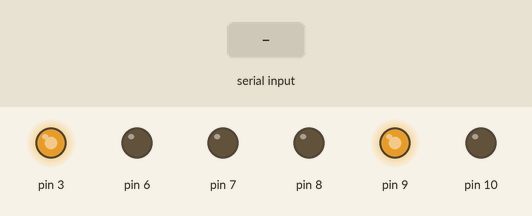
The sketch below on a simulated Arduino Uno, built with avr-gcc and run on an emulated ATmega328P. Parts: output pins drawn as LEDs (lit = HIGH). Inputs (shaded band) come from the test bench. What the sketch prints to the serial monitor is not drawn.

Above: at 1.2 s.
1.3 s: "O" received over the second serial link
At 1.7 s:
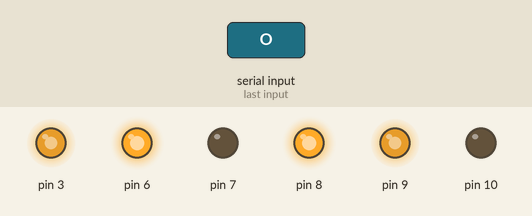
2.8 s: "F" received over the second serial link
At 4.0 s:
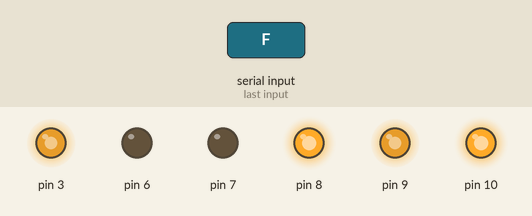
4.3 s: "B" received over the second serial link
At 5.2 s:
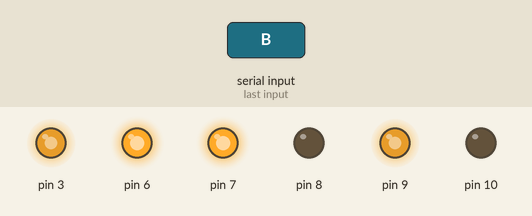
5.8 s: "L" received over the second serial link
At 6.3 s:
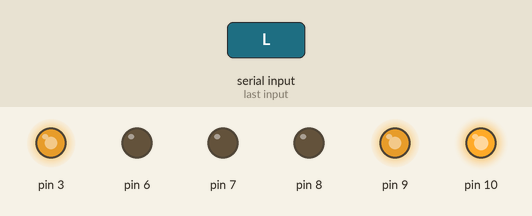
7.3 s: "R" received over the second serial link
At 8.7 s:
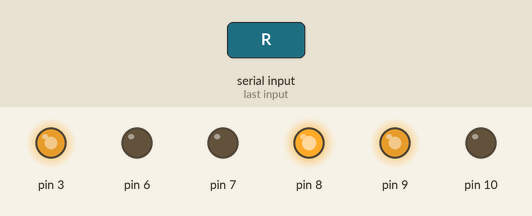
Timing chart, 0 to 9.8 s (numbered marks = the images above; inputs shaded):
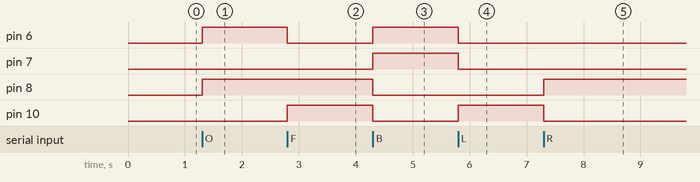

Measured:
- after the input at 1.3 s, pin 6, pin 8: LOW → HIGH at once
- after the input at 2.8 s, pin 6: HIGH → LOW at once; pin 10: LOW → HIGH at once
- after the input at 4.3 s, pin 6, pin 7: LOW → HIGH at once; pin 8, pin 10: HIGH → LOW at once
- after the input at 5.8 s, pin 6, pin 7: HIGH → LOW at once; pin 10: LOW → HIGH at once
- after the input at 7.3 s, pin 8: LOW → HIGH at once; pin 10: HIGH → LOW at once

The sketch:

Carro.cpp.ino
```cpp
// Carro.cpp
#include "Carro.h"

Carro::Carro(int en1, int in1, int in2, int en2, int in3, int in4, int btRx, int btTx)
  : _EN1(en1), _IN1(in1), _IN2(in2), _EN2(en2), _IN3(in3), _IN4(in4), _bluet(btRx, btTx) {
  _cont = 0;
  _PWM = 200;
}

void Carro::iniciar() {
  Serial.begin(9600);
  _bluet.begin(9600);

  pinMode(_EN1, OUTPUT);
  analogWrite(_EN1, _PWM);
  pinMode(_IN1, OUTPUT);
  pinMode(_IN2, OUTPUT);

  pinMode(_EN2, OUTPUT);
  analogWrite(_EN2, _PWM);
  pinMode(_IN3, OUTPUT);
  pinMode(_IN4, OUTPUT);
}

void Carro::procesarComando() {
  while (_bluet.available()) {
    char myChar = _bluet.read();
    Serial.print(myChar);

    if (myChar == 'X') {
      cambioVelocidad();
    } else if (myChar == 'O') {
      girar();
    } else if (myChar == 'F' || myChar == 'U') {
      adelante();
    } else if (myChar == 'B' || myChar == 'D') {
      atras();
    } else if (myChar == 'L') {
      izquierda();
    } else if (myChar == 'R') {
      derecha();
    } else if (myChar == 'p' || myChar == 'S') {
      parar();
    }
  }
}

void Carro::cambioVelocidad() {
  _cont++;
  if (_cont == 1) {
    _PWM = 200;
  } else if (_cont == 2) {
    _PWM = 230;
  } else if (_cont == 3) {
    _PWM = 255;
    _cont = 0;
  }
  analogWrite(_EN1, _PWM);
  analogWrite(_EN2, _PWM);
}

void Carro::adelante() {
  Serial.print("Adelante");
  digitalWrite(_IN1, HIGH);
  digitalWrite(_IN2, LOW);
  digitalWrite(_IN3, LOW);
  digitalWrite(_IN4, HIGH);
}

void Carro::atras() {
  Serial.print("Atras");
  digitalWrite(_IN1, LOW);
  digitalWrite(_IN2, HIGH);
  digitalWrite(_IN3, HIGH);
  digitalWrite(_IN4, LOW);
}

void Carro::izquierda() {
  Serial.print("Izquierda");
  digitalWrite(_IN1, LOW);
  digitalWrite(_IN2, LOW);
  digitalWrite(_IN3, LOW);
  digitalWrite(_IN4, HIGH);
}

void Carro::derecha() {
  Serial.print("Derecha");
  digitalWrite(_IN1, HIGH);
  digitalWrite(_IN2, LOW);
  digitalWrite(_IN3, LOW);
  digitalWrite(_IN4, LOW);
}

void Carro::parar() {
  Serial.print("Detenido");
  digitalWrite(_IN1, LOW);
  digitalWrite(_IN2, LOW);
  digitalWrite(_IN3, LOW);
  digitalWrite(_IN4, LOW);
}

void Carro::girar() {
  digitalWrite(_IN1, HIGH);
  digitalWrite(_IN2, LOW);
  digitalWrite(_IN3, HIGH);
  digitalWrite(_IN4, LOW);
  delay(1000);
}
```

Carro.cpp
```cpp
// Carro.cpp
#include "Carro.h"

//Constructor para Carro
Carro::Carro(int en1, int in1, int in2, int en2, int in3, int in4, int btRx, int btTx)
  : _EN1(en1), _IN1(in1), _IN2(in2), _EN2(en2), _IN3(in3), _IN4(in4), _bluet(btRx, btTx) { //funciones  con los parametros del constructor
  _cont = 0; //inicializaciones
  _PWM = 200;
}

void Carro::iniciar() {
  Serial.begin(9600);
  _bluet.begin(9600);

  pinMode(_EN1, OUTPUT);
  analogWrite(_EN1, _PWM);
  pinMode(_IN1, OUTPUT);
  pinMode(_IN2, OUTPUT);

  pinMode(_EN2, OUTPUT);
  analogWrite(_EN2, _PWM);
  pinMode(_IN3, OUTPUT);
  pinMode(_IN4, OUTPUT);
}

void Carro::procesarComando() {
  while (_bluet.available()) {
    char myChar = _bluet.read();
    Serial.print(myChar);

    if (myChar == 'X') {
      cambioVelocidad();
    } else if (myChar == 'O') {
      girar();
    } else if (myChar == 'F' || myChar == 'U') {
      adelante();
    } else if (myChar == 'B' || myChar == 'D') {
      atras();
    } else if (myChar == 'L') {
      izquierda();
    } else if (myChar == 'R') {
      derecha();
    } else if (myChar == 'p' || myChar == 'S') {
      parar();
    }
  }
}

void Carro::cambioVelocidad() {
  _cont++;
  if (_cont == 1) {
    _PWM = 200;
  } else if (_cont == 2) {
    _PWM = 230;
  } else if (_cont == 3) {
    _PWM = 255;
    _cont = 0;
  }
  analogWrite(_EN1, _PWM);
  analogWrite(_EN2, _PWM);
}

void Carro::adelante() {
  Serial.print("Adelante");
  digitalWrite(_IN1, HIGH);
  digitalWrite(_IN2, LOW);
  digitalWrite(_IN3, LOW);
  digitalWrite(_IN4, HIGH);
}

void Carro::atras() {
  Serial.print("Atras");
  digitalWrite(_IN1, LOW);
  digitalWrite(_IN2, HIGH);
  digitalWrite(_IN3, HIGH);
  digitalWrite(_IN4, LOW);
}

void Carro::izquierda() {
  Serial.print("Izquierda");
  digitalWrite(_IN1, LOW);
  digitalWrite(_IN2, LOW);
  digitalWrite(_IN3, LOW);
  digitalWrite(_IN4, HIGH);
}

void Carro::derecha() {
  Serial.print("Derecha");
  digitalWrite(_IN1, HIGH);
  digitalWrite(_IN2, LOW);
  digitalWrite(_IN3, LOW);
  digitalWrite(_IN4, LOW);
}

void Carro::parar() {
  Serial.print("Detenido");
  digitalWrite(_IN1, LOW);
  digitalWrite(_IN2, LOW);
  digitalWrite(_IN3, LOW);
  digitalWrite(_IN4, LOW);
}

void Carro::girar() {
  digitalWrite(_IN1, HIGH);
  digitalWrite(_IN2, LOW);
  digitalWrite(_IN3, HIGH);
  digitalWrite(_IN4, LOW);
  delay(1000);
}
```

Carro.h
```cpp
// Carro.h
#ifndef Carro_h
#define Carro_h

#include <Arduino.h>
#include <SoftwareSerial.h>
//Se crea la clase carro
class Carro {
  public:
    Carro(int en1, int in1, int in2, int en2, int in3, int in4, int btRx, int btTx); //parámetros del carro
    //metodos de carro
    void iniciar();
    void procesarComando();
    void cambioVelocidad();
    void adelante();
    void atras();
    void izquierda();
    void derecha();
    void parar();
    void girar();


  private:
    int _EN1, _IN1, _IN2, _EN2, _IN3, _IN4;
    int _cont;
    int _PWM;
    SoftwareSerial _bluet ; //para la config de blue
};

#endif
```

Carro.h.ino
```cpp
// Carro.h
#ifndef Carro_h
#define Carro_h

#include <Arduino.h>
#include <SoftwareSerial.h>

class Carro {
  public:
    Carro(int en1, int in1, int in2, int en2, int in3, int in4, int btRx, int btTx);
    void iniciar();
    void procesarComando();
    void cambioVelocidad();
    void adelante();
    void atras();
    void izquierda();
    void derecha();
    void parar();
    void girar();

  private:
    int _EN1, _IN1, _IN2, _EN2, _IN3, _IN4;
    int _cont;
    int _PWM;
    SoftwareSerial _bluet;
};

#endif
```

ProgramaPrincipal.ino
```cpp
// ProgramaPrincipal.ino
#include "Carro.h"

// Pines Motores y Bluetooth
int EN1 = 9;    // PWM
int IN1 = 8;
int IN2 = 7;

int EN2 = 3;    // PWM
int IN3 = 6;
int IN4 = 10;

int btRx = 4;
int btTx = 5;

// Crear objeto Carro
Carro miCarro(EN1, IN1, IN2, EN2, IN3, IN4, btRx, btTx);

void setup() {
  miCarro.iniciar();
}

void loop() {
  miCarro.procesarComando();
}
```
